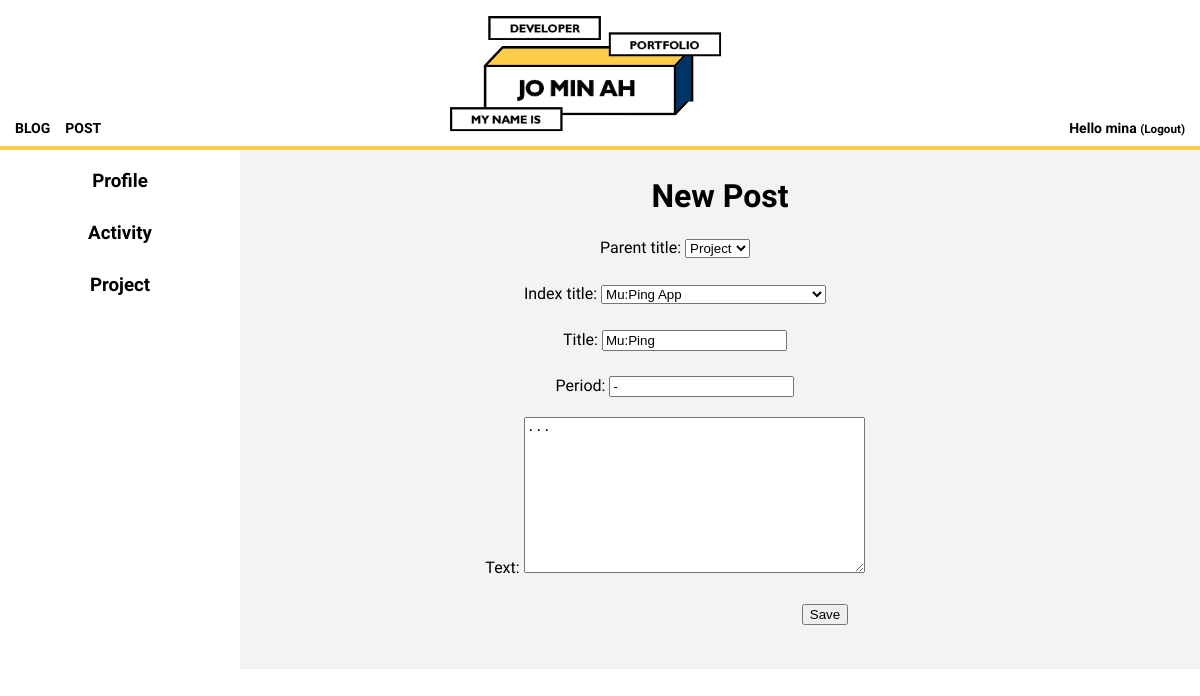
Page /post/6/edit/ (signed in) on the committed database.
### blog/models.py (models this page shows, shortened)
class Post(models.Model):
    author = models.ForeignKey(settings.AUTH_USER_MODEL, on_delete=models.CASCADE)
    parent_title_choices=(('Profile','Profile'),('Activity','Activity'),('Project','Project'))
    parent_title=models.CharField(max_length=30,choices=parent_title_choices,default='Profile')
    index_title_choices=(('Profile',(('Skill','Skill'),)),('Activity',(('UCI Undergraduate Researcher','UCI Undergraduate Researcher'),('Coding HelpDesk','Coding HelpDesk'),('Heronation InternShip','Heronation InternShip'))),('Project',(('Face Recogntion','Face Recognition'),('Mu:Ping App','Mu:Ping App'),('Ang-Bob App','Ang-Bob App'),('Flex-Bison Interpreter','Flex-Bison Interpreter'),('Z-shop App','Z-shop App'),)))
    index_title=models.CharField(max_length=30,choices=index_title_choices,default='Skill')
    title = models.CharField(max_length=200)
    period=models.CharField(max_length=50)
    text = models.TextField()
    created_date = models.DateTimeField(
            default=timezone.now)
    published_date = models.DateTimeField(
            blank=True, null=True)

### blog/views.py (the view)
# urls.py: path('post/<int:pk>/edit/', views.post_edit, name='post_edit'),
@login_required
def post_edit(request, pk):
    profile=Post.objects.filter(parent_title__contains="Profile",published_date__lte=timezone.now())
    activity=Post.objects.filter(parent_title__contains="Activity",published_date__lte=timezone.now())
    project=Post.objects.filter(parent_title__contains="Project",published_date__lte=timezone.now())
    post = get_object_or_404(Post, pk=pk)
    if request.method == "POST":
        form = PostForm(request.POST, instance=post)
        if form.is_valid():
            post = form.save(commit=False)
            post.author = request.user
            post.published_date = timezone.now()
            post.save()
            return redirect('post_detail', pk=post.pk)
    else:
        form = PostForm(instance=post)
    return render(request, 'blog/post_edit.html', {'form': form,'profile':profile,"activity":activity,"project":project})

### blog/forms.py
class PostForm(forms.ModelForm):
    class Meta:
        model = Post
        fields = ('parent_title','index_title','title','period','text')

### blog/template/blog/post_edit.html
{% extends 'blog/base.html' %}
{% block content %}
<div align=center>
<h1> New Post </h1>
<form style="margin-right:90px" method="POST" class="post-form"> {% csrf_token %}
  {{form.as_p}}
  <button type="submit" class="save btn btn-default" style="margin-left:300px">Save</button>
</form>
  <br>
  </div>
{% endblock %}

### blog/template/blog/base.html (shortened to what this page needs)
{% load static %}
<!doctype html>
<html>
<head>
  <link rel="stylesheet" type="text/css" href="{% static 'css/style.css' %}">
</head>
<body>
  <div class="top" align=center>
    <a href="{% url 'post_list' %}"><img src="{% static 'img/logo.png' %}" style="border-bottom:10px;"></a>
    <a href="{% url 'post_list' %}" class="top-menu">
      <div>BLOG</div></a>
    {% if user.is_authenticated %}
    <a href="{% url 'post_new' %}" class="top-menu">
      <div>POST</div></a>
      {% endif %}
      {% if user.is_authenticated %}
      <div class="right-menu1">Hello {{ user.username }} <small>(<a href="{% url 'logout' %}" class='logout'>Logout</a>)</small></div>
      {% else %}
      <a href="{% url 'login' %}" class="right-menu">
        <div>LOGIN</div>
      </a>
      {% endif %}
  </div>
  <div id="grid">
    <div>
    <ul class="accordion">
      <li class="item">
        <h3 class="accordionTitle"> Profile</h3>
      </li>
      <li class="item">
        <h3 class="accordionTitle"> Activity</h3>
      </li>
      <li class="item">
        <h3 class="accordionTitle"> Project</h3>
      </li>
    </ul>
  </div>
    <div id="article">
      {% block content %}
      {% endblock %}
    </div>
  </div>
</body>
</html>

### blog/static/css/style.css (style rules this page uses)
body { margin: 0 }
a { color: black; text-decoration: none; }
h1 { text-align: center; }
img { width: 300px; height: auto; }
.top { border-bottom: 4px #FFCD4A solid; }
.top-menu { font-family: 'Tomorrow', sans-serif; font-size:14px; margin-top: 120px; margin-left: 15px; float:left; font-weight: bold; }
.right-menu1 { font-family: 'Tomorrow', sans-serif; font-size:14px; margin-top: 120px; margin-right: 15px; font-weight: bold; float:right; }
#grid .accordion { font-family: 'Tomorrow', sans-serif; font-weight: bold; text-align: center; width: 240px; padding-inline-start: 0px; margin: 0; list-style: none; }
#grid ul { font-family: 'Tomorrow', sans-serif; list-style: none; padding-inline-start: 0px; }
.accordionTitle { padding-top: 10px; padding-bottom: 10px; margin-top: 10px; margin-bottom: 10px; }
h3 { margin: 0px; padding-top: 20px; padding-bottom: 10px; }
#grid { display: grid; grid-template-columns: 240px 1fr; background-color: white; }
#article { padding: 10px; font-family: 'Tomorrow', sans-serif; background-color: #f3f3f3; line-height: 30px; }

### rows in the picture
Post: parent_title "Project", index_title "Mu:Ping App", title "Mu:Ping", period "-", text "..."

### other values in the picture
{{ user.username }} "mina"
